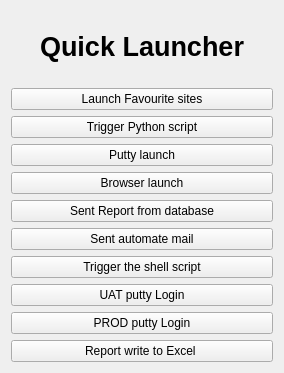
<?xml version="1.0" encoding="UTF-8"?>
<ui version="4.0">
 <class>QuickLaunch</class>
 <widget class="QWidget" name="QuickLaunch">
  <property name="enabled">
   <bool>true</bool>
  </property>
  <property name="geometry">
   <rect>
    <x>0</x>
    <y>0</y>
    <width>284</width>
    <height>373</height>
   </rect>
  </property>
  <property name="windowTitle">
   <string>Quick Launcher</string>
  </property>
  <layout class="QGridLayout" name="gridLayout">
   <item row="0" column="0">
    <widget class="QLabel" name="label_2">
     <property name="font">
      <font>
       <pointsize>20</pointsize>
       <weight>75</weight>
       <bold>true</bold>
      </font>
     </property>
     <property name="text">
      <string>Quick Launcher</string>
     </property>
     <property name="scaledContents">
      <bool>true</bool>
     </property>
     <property name="alignment">
      <set>Qt::AlignCenter</set>
     </property>
    </widget>
   </item>
   <item row="1" column="0">
    <widget class="QPushButton" name="pushButton_7">
     <property name="text">
      <string>Launch Favourite sites</string>
     </property>
    </widget>
   </item>
   <item row="2" column="0">
    <widget class="QPushButton" name="pushButton_6">
     <property name="text">
      <string>Trigger Python script</string>
     </property>
    </widget>
   </item>
   <item row="3" column="0">
    <widget class="QPushButton" name="pushButton_12">
     <property name="text">
      <string>Putty launch</string>
     </property>
     <property name="checkable">
      <bool>false</bool>
     </property>
    </widget>
   </item>
   <item row="4" column="0">
    <widget class="QPushButton" name="pushButton_11">
     <property name="text">
      <string>Browser launch</string>
     </property>
    </widget>
   </item>
   <item row="5" column="0">
    <widget class="QPushButton" name="pushButton_10">
     <property name="text">
      <string>Sent Report from database</string>
     </property>
    </widget>
   </item>
   <item row="6" column="0">
    <widget class="QPushButton" name="pushButton_9">
     <property name="text">
      <string>Sent automate mail</string>
     </property>
    </widget>
   </item>
   <item row="7" column="0">
    <widget class="QPushButton" name="pushButton_8">
     <property name="text">
      <string>Trigger the shell script</string>
     </property>
    </widget>
   </item>
   <item row="8" column="0">
    <widget class="QPushButton" name="pushButton_3">
     <property name="text">
      <string>UAT putty Login</string>
     </property>
    </widget>
   </item>
   <item row="9" column="0">
    <widget class="QPushButton" name="pushButton_2">
     <property name="text">
      <string>PROD putty Login</string>
     </property>
    </widget>
   </item>
   <item row="10" column="0">
    <widget class="QPushButton" name="pushButton_5">
     <property name="text">
      <string>Report write to Excel </string>
     </property>
    </widget>
   </item>
  </layout>
 </widget>
 <resources/>
 <connections/>
</ui>
